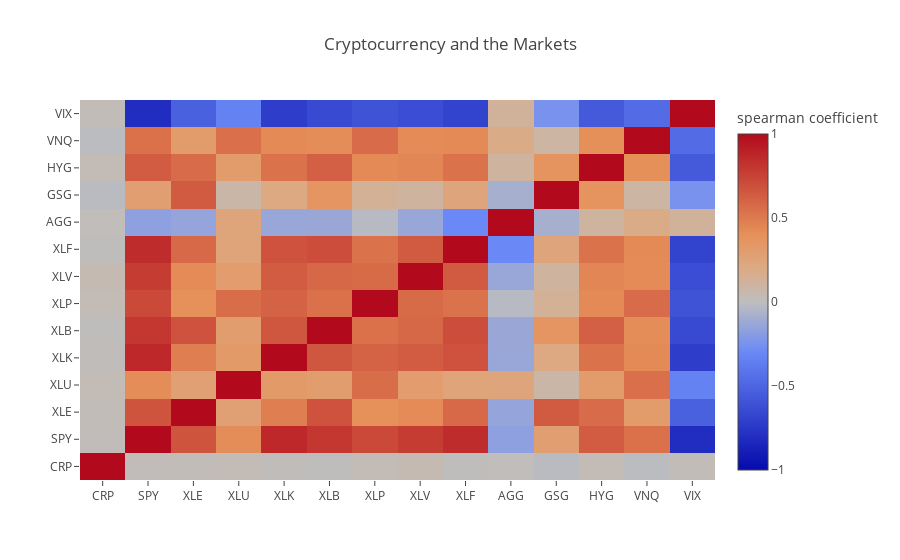

The code cell stored with this chart in its notebook:
### Code cell
correlation_heatmap(all_df_ret, "Cryptocurrency and the Markets", method_='spearman')

### Figure 1 — Plotly figure (JSON) as saved in the notebook; plotly's stock layout.template omitted (floating-point values rounded to 4 significant figures; data arrays with more than 128 entries replaced by an {"elided": "..."} marker saying what was removed)
{"data": [{"colorbar": {"title": "spearman coefficient"}, "type": "heatmap", "x": ["CRP", "SPY", "XLE", "XLU", "XLK", "XLB", "XLP", "XLV", "XLF", "AGG", "GSG", "HYG", "VNQ", "VIX"], "y": ["CRP", "SPY", "XLE", "XLU", "XLK", "XLB", "XLP", "XLV", "XLF", "AGG", "GSG", "HYG", "VNQ", "VIX"], "z": {"elided": "14x14 float values"}, "zmax": 1, "zmin": -1}], "layout": {"title": "Cryptocurrency and the Markets"}}
